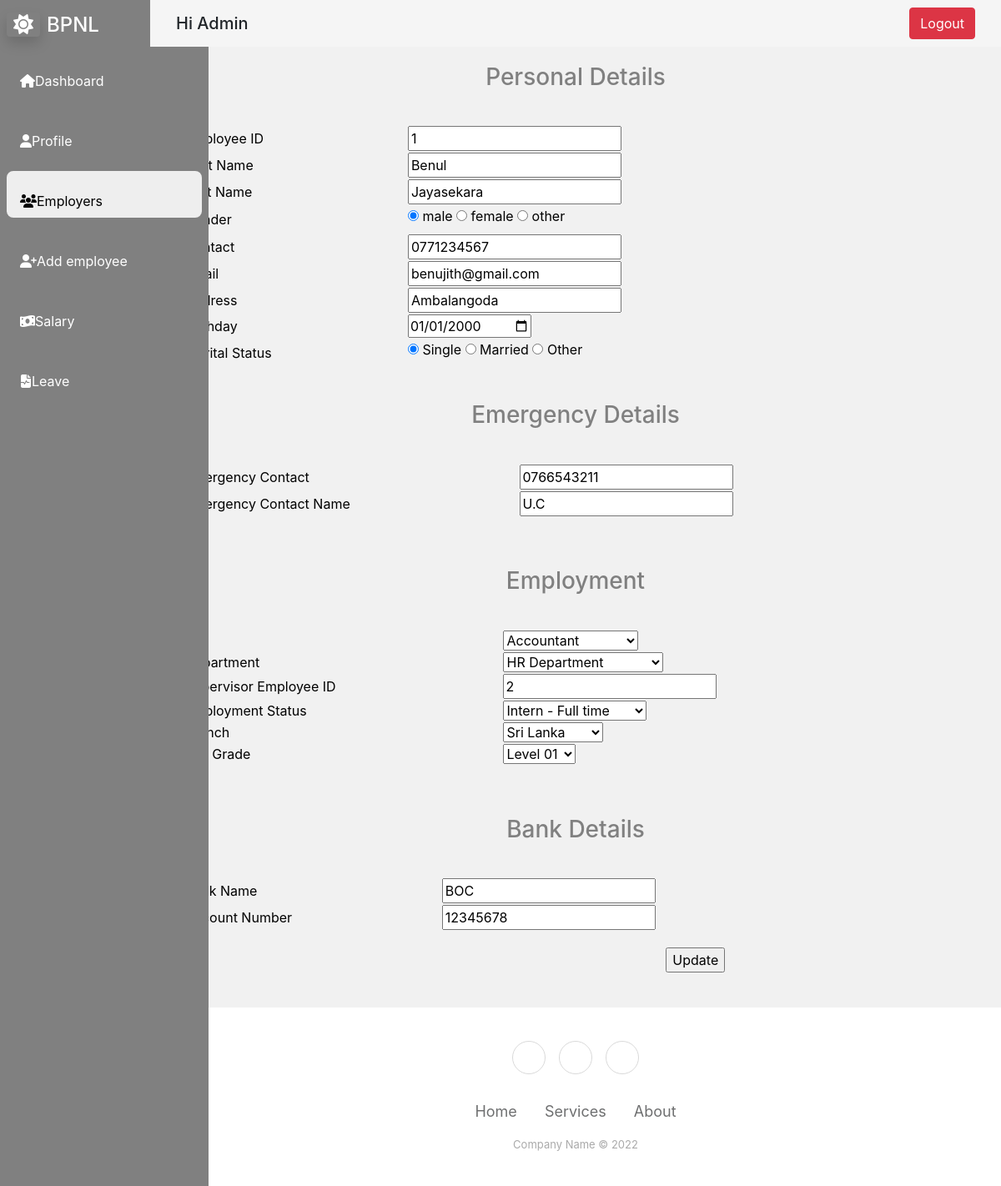
/DBMS_project/include/interfaces/updateEmployee.php?id=1 (signed in), run on the app's committed database.
### tables this page shows
CREATE TABLE `employee_details` (
  `emp_id` smallint(6) NOT NULL,
  `first_name` varchar(40) NOT NULL,
  `last_name` varchar(40) DEFAULT NULL,
  `gender` varchar(6) NOT NULL,
  `contact_number` varchar(30) NOT NULL,
  `email` varchar(50) DEFAULT NULL,
  `city` varchar(20) DEFAULT NULL,
  `birthday` date NOT NULL,
  `marital_status` varchar(10) DEFAULT NULL
);

CREATE TABLE `emergency_contact` (
  `emp_id` smallint(6) NOT NULL,
  `emg_con_no` varchar(20) NOT NULL,
  `emg_con_name` varchar(20) NOT NULL
);

CREATE TABLE `employment` (
  `emp_id` smallint(6) NOT NULL,
  `job_id` smallint(6) NOT NULL,
  `status_id` smallint(6) NOT NULL,
  `branch_id` smallint(6) NOT NULL,
  `pay_grade_id` smallint(6) NOT NULL,
  `dept_name` varchar(20) NOT NULL
);

CREATE TABLE `supervisor` (
  `emp_id` smallint(6) NOT NULL,
  `sup_id` smallint(6) NOT NULL
);

CREATE TABLE `bank_details` (
  `emp_id` smallint(6) NOT NULL,
  `account_no` varchar(20) NOT NULL,
  `bank_name` varchar(20) NOT NULL
);

### DBMS_project/include/interfaces/updateEmployee.php (the view, shortened to what this page needs)
<?php include_once "../connection.php"; ?>
<?php
    $emp_id="";
    $first_name = "";
    $last_name = "";
    $gender = "";
    $contact= "";
    $email = "";
    $address = "";
    $birthday = "";
    $marital_status ="";
    $job_id = "";
    $status_id = "";
    $branch_id = "";
    $pay_grade = "";
    $dept_name = "";
    $bank_name = "";
    $acc_no = "";
    $emg_no = "";
    $emg_name = "";
    $sup_id = "";
    if(isset($_GET['id'])){
        $emp_id = $_GET['id'];
        $query_emp_details = "SELECT * FROM employee_details WHERE employee_details.emp_id ='$emp_id';";
        $result_set1 = mysqli_query($connection,$query_emp_details);
        $record1 = mysqli_fetch_assoc($result_set1);
        $first_name = $record1['first_name'];
        $last_name = $record1['last_name'];
        $gender = $record1['gender'];
        $contact= $record1['contact_number'];
        $email = $record1['email'];
        $address = $record1['city'];
        $birthday = $record1['birthday'];
        $marital_status = $record1['marital_status'];
        $query_employment = "SELECT * FROM employment WHERE employment.emp_id ='$emp_id';";
        $result_set2 = mysqli_query($connection,$query_employment);
        $record2 = mysqli_fetch_assoc($result_set2);
        $job_id = $record2['job_id'];
        $status_id = $record2['status_id'];
        $branch_id = $record2['branch_id'];
        $pay_grade = $record2['pay_grade_id'];
        $dept_name = $record2['dept_name'];
        $query_emergency = "SELECT * FROM emergency_contact WHERE emergency_contact.emp_id ='$emp_id';";
        $result_set3 = mysqli_query($connection,$query_emergency);
        $record3 = mysqli_fetch_assoc($result_set3);
        $emg_no = $record3['emg_con_no'];
        $emg_name = $record3['emg_con_name'];
        $query_bank_details = "SELECT * FROM bank_details WHERE bank_details.emp_id ='$emp_id';";
        $result_set4 = mysqli_query($connection,$query_bank_details);
        $record4 = mysqli_fetch_assoc($result_set4);
        $bank_name = $record4['bank_name'];
        $acc_no = $record4['account_no'];
        $query_supervisor = "SELECT * FROM supervisor WHERE supervisor.emp_id ='$emp_id';";
        $result_set5 = mysqli_query($connection,$query_supervisor);
        $record5 = mysqli_fetch_assoc($result_set5);
        $sup_id = $record5['sup_id'];
    }
?>
<!DOCTYPE html>
<html lang="en">
<head>
    <link rel="stylesheet" href="../../css/empdash1.css">
    <link href="https://cdn.jsdelivr.net/npm/bootstrap@5.2.3/dist/css/bootstrap.min.css" rel="stylesheet">
</head>
<body>
<div class="bigbox">
<div class="main-container d-flex leftside ">
            <div class = "sidebar" id="side_nav">
                <div class="header-box px-2 pt-3 pb-4">
                    <h1 class="fs-4"><span class="gb-white text-white rounded shadow px-2 me-2"><i class="fa-sharp fa-solid fa-sun"></i></span><span class="text-white">BPNL</span></h1>
                </div>
                <div>
                    <ul class="list-unstyled px-2">
                        <li class=""><a href ="hr_manager.php" class="text-decoration-none px-3 py-2 d-block"><i class="fas fa-home"></i>Dashboard</li>
                        <li class=""><a href ="hr_profile.php" class="text-decoration-none px-3 py-2 d-block"><i class="fa-solid fa-user"></i>Profile</li>
                        <li class="active"><a href ="hr_employers.php" class="text-decoration-none px-3 py-2 d-block"><i class="fas fa-users"></i>Employers</li>
                        <li class=""><a href ="hr_create_or_add.php" class="text-decoration-none px-3 py-2 d-block"><i class="fa-solid fa-user-plus"></i>Add employee</li>
                        <li class=""><a href ="hr_salary.php" class="text-decoration-none px-3 py-2 d-block"><i class="fas fa-money-bill-wave"></i>Salary</li>
                        <li class=""><a href ="hr_empleave.php" class="text-decoration-none px-3 py-2 d-block"><i class="fas fa-file-medical-alt"></i>Leave</li>
                    </ul>
                    <ul class="list-unstyle px-2">
                        <li class=""><a href="#" class="text-decoration-none px-3 py-2 d-block"></a></li>
                    </ul>
                </div>
            </div>
        </div>
    <div class="rightside">
    <?php require_once("../navibar.php") ?>
        <form action="updateEmployee2.php" method="post">
            <table style="color:black; margin:4%; padding: 5%; width:90%; height:100%;">
                    <h3 style="color:#808080; padding-top:20px; text-align:center;">Personal Details</h3>
                        <tr>
                            <td>Employee ID</td>
                            <td><input type="text" value= <?php echo $emp_id; ?> name="emp_id" id="1" readonly></td>
                        </tr>
                        <tr>
                            <td>First Name</td>
                            <td><input type="text" value= <?php echo $first_name; ?> name="first_name" id=""></td>
                        </tr>
                        <tr>
                            <td>Last Name</td>
                            <td><input type="text" value= <?php echo $last_name; ?> name="last_name" id=""></td>
                        </tr>
                        <tr>
                            <td>Gender</td>
                            <td>
                            <input type="radio" id="" name="gender" value="male" <?php if ($gender == 'male') echo "checked='checked'";?>>
                            <label>male</label>
                            <input type="radio" id="" name="gender" value="female" <?php if ($gender == 'female') echo "checked='checked'";?>>
                            <label>female</label>
                            <input type="radio" id="" name="gender" value="other" <?php if ($gender == 'other') echo "checked='checked'";?>>
                            <label>other</label>
                            </td>
                        </tr>
                        <tr>
                            <td>Contact</td>
                            <td><input type="tel" value= <?php echo $contact; ?> id="" name="contact_number" pattern="[0-9]{10}"></td>
                        </tr>
                        <tr>
                            <td>Email</td>
                            <td><input type="email" value= <?php echo $email; ?> id="" name="email"></td>
                        </tr>
                        <tr>
                            <td>Address</td>
                            <td><input type="text" value= <?php echo $address; ?> id="" name="city"></td>
                        </tr>
                        <tr>
                            <td>Birthday</td>
                            <td><input type="date"  value=<?php echo $birthday; ?> id="" name="birthday"></td>
                        </tr>
                        <tr>
                            <td>Marital Status</td>
                            <td>
                            <input type="radio" id="" name="marital_status" value="single" <?php if ($marital_status == 'single') echo "checked='checked'";?>>
                            <label>Single</label>
                            <input type="radio" id="" name="marital_status" value="married" <?php if ($marital_status == 'married') echo "checked='checked'";?>>
                            <label>Married</label>
                            <input type="radio" id="" name="marital_status" value="other" <?php if ($marital_status == 'other') echo "checked='checked'";?>>
                            <label>Other</label>
                            </td>
                        </tr>
            </table>
            <table style="color:black; margin:4%; padding: 5%; width:90%; height:100%;">
                    <h3 style="color:#808080; text-align:center; ">Emergency Details</h3>                        <tr>
                            <td>Emergency Contact</td>
                            <td><input type="tel" value= <?php echo $emg_no; ?> id="" name="emg_con_no" pattern="[0-9]{10}"></td>
                        </tr>
                        <tr>
                            <td>Emergency Contact Name</td>
                            <td><input type="text" value= <?php echo $emg_name; ?> name="emg_con_name" id=""></td>
                        </tr>
            </table>
            <table style="color:black; margin:4%; padding: 5%; width:90%; height:100%;">
                    <h3 style="color:#808080; text-align:center; padding-top:20px">Employment</h3>
                        <tr>
                            <td>Job</td>
                            <td><select name="job_id" value= <?php echo $job_id; ?>>
                                <option value="2" <?php if ($job_id == 2) echo "selected='selected'";?>>Accountant</option>
                            </select></td>
                        </tr>
                        <tr>
                            <td>Department</td>
                            <td><select name="dept_name">
                                <option value="HR Department" <?php if ($dept_name == "HR Department") echo "selected='selected'";?>>HR Department</option>
                            </select></td>
                        </tr>
                        <tr>
                            <td>Supervisor Employee ID</td>
                            <td><input type="text" name="sup_id" value=<?php echo $sup_id; ?>></td>
                        </tr>
                        <tr>
                            <td>Employment Status</td>
                            <td><select name="status_id">
                                <option value="2" <?php if ($status_id == 2) echo "selected='selected'";?>>Intern - Full time</option>
                            </select></td>
                        </tr>
                        <tr>
                            <td>Branch</td>
                            <td><select name="branch_id" >
                                <option value="1" <?php if ($branch_id == 1) echo "selected='selected'";?>>Sri Lanka</option>
                            </select></td>
                        </tr>
                        <tr>
                            <td>Pay Grade</td>
                            <td><select name="pay_grade">
                                <option value="1" <?php if ($pay_grade == 1) echo "selected='selected'";?>>Level 01</option>
                            </select></td>
                        </tr>
            </table>
            <table style="color:black; margin:4%; padding: 5%; width:90%; height:100%;">
                    <h3 style="color:#808080; text-align:center; padding-top:20px">Bank Details</h3>
                        <tr>
                            <td>Bank Name</td>
                            <td><input type="text" value= <?php echo $bank_name; ?> id="" name="bank_name" ></td>
                        </tr>
                        <tr>
                            <td>Account Number</td>
                            <td><input type="text" value= <?php echo $acc_no; ?> name="account_no" id=""></td>
                        </tr>
                        <tr><td></td><td style="padding-top: 20px; text-align:center;"><input type="submit" value="Update" name="submit" ></td></tr>
            </table>
        </form>
        <?php require_once("../footer.php") ?>
    </div>
</div>
</body>
</html>

### DBMS_project/css/empdash1.css (style rules this page uses)
body { background-color: #f1f1f1; }
#side_nav { background:#808080; min-width: 100%; max-width: 100%; }
.sidebar li.active { backgrounD: #eee; border-radius:8px; }
.sidebar li.active a, .sidebar li.action a:hover { color:#000; }
.sidebar li a { color:#fff; }
.bigbox { display: flex; width: 100%; }
.leftside { width: 15%; height: 100%; position: fixed; }
.rightside { width: 100%; height: 100%; padding-left: 15%; }

### DBMS_project/css/style.css (style rules this page uses)
body { background-color: #f1f1f1; }
#side_nav { background:#808080; min-width: 250px; max-width: 250px; }
.sidebar li.active { backgrounD: #eee; border-radius:8px; }
.sidebar li.active a, .sidebar li.action a:hover { color:#000; }
.sidebar li a { color:#fff; }
.bigbox { display: flex; }

### data on the page
employee_details: first_name "Benul", last_name "Jayasekara", gender "☑", contact_number "0771234567", email "benujith@gmail.com", city "Ambalangoda", birthday "01/01/2000", marital_status "☑"
emergency_contact: emg_con_no "0766543211", emg_con_name "U.C"
employment: job_id "Accountant", dept_name "HR Department", status_id "Intern - Full time", branch_id "Sri Lanka", pay_grade "Level 01"
supervisor: sup_id "2"
bank_details: bank_name "BOC", account_no "12345678"

### other printed values
$_SESSION['user_name'] "Admin"
